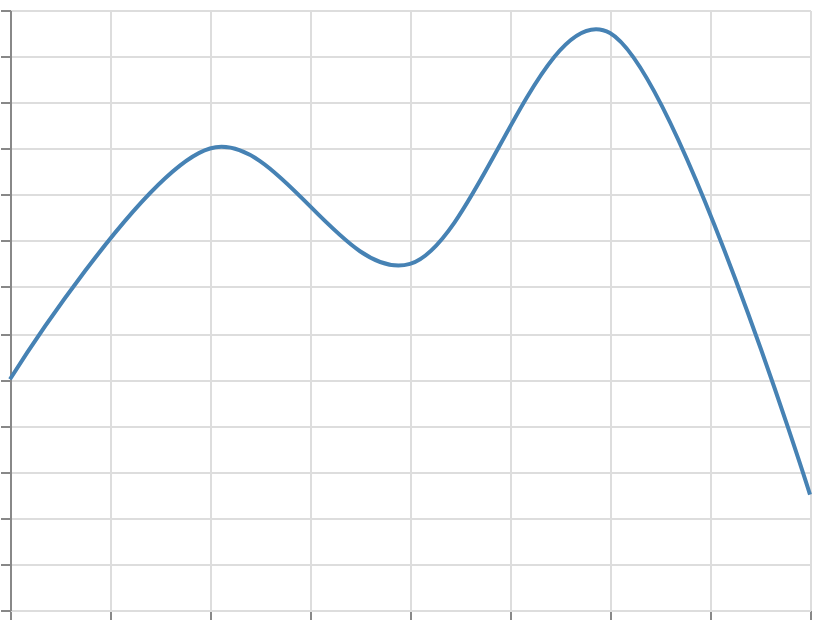

Source (Vega-Lite JSON):
### Vega specification from a JSON file in a GitHub repository (floating-point values rounded to 4 significant figures)
{"$schema": "https://vega.github.io/schema/vega/v6.json", "width": 400, "height": 300, "padding": 5, "autosize": "none", "data": [{"name": "table", "values": [{"x": 0, "y": 10}, {"x": 1, "y": 20}, {"x": 2, "y": 15}, {"x": 3, "y": 25}, {"x": 4, "y": 5}]}], "scales": [{"name": "x", "type": "linear", "domain": {"data": "table", "field": "x"}, "range": "width", "nice": true}, {"name": "y", "type": "linear", "domain": {"data": "table", "field": "y"}, "range": [{"signal": "height"}, 0], "nice": true}], "marks": [{"type": "line", "from": {"data": "table"}, "encode": {"update": {"x": {"scale": "x", "field": "x"}, "y": {"scale": "y", "field": "y"}, "stroke": {"value": "steelblue"}, "strokeWidth": {"value": 2}, "interpolate": {"value": "cardinal"}, "tension": {"value": 0}}}}], "axes": [{"scale": "x", "orient": "bottom", "grid": true, "labels": false}, {"scale": "y", "orient": "left", "grid": true, "labels": false}]}
